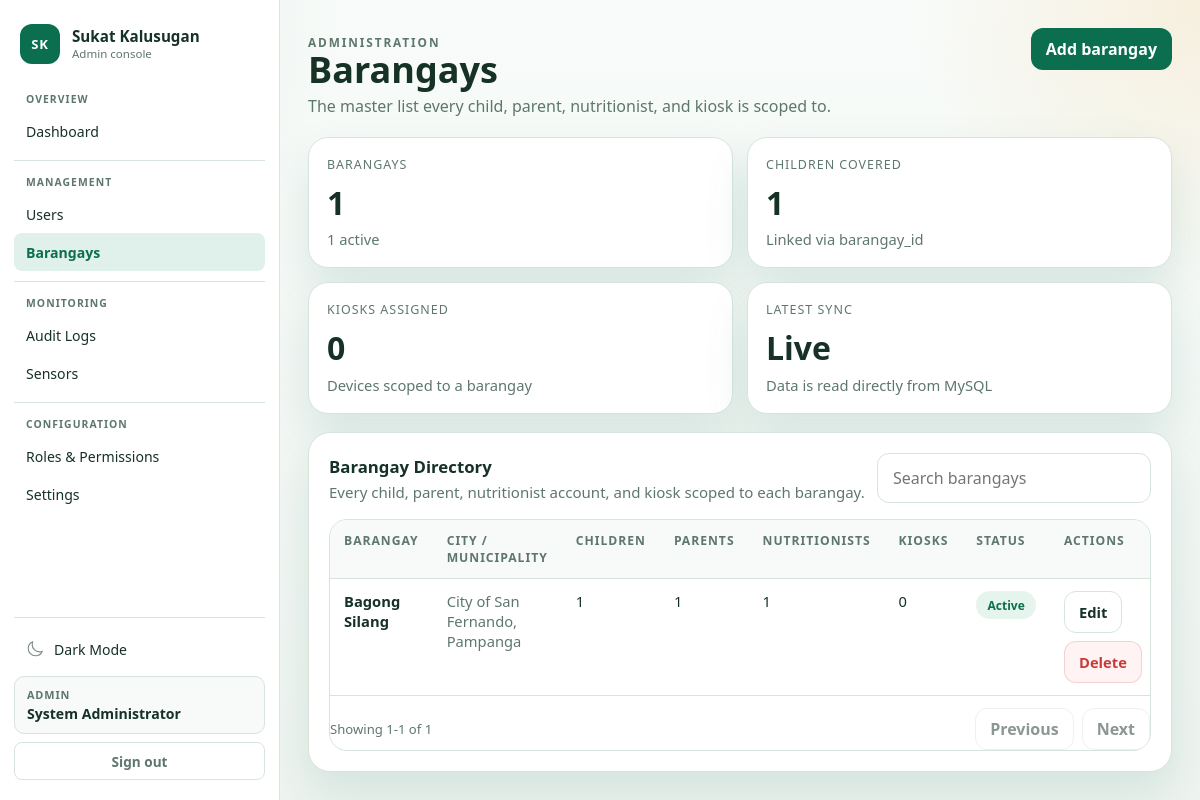
Screenshot of /admin/barangays.php (signed in) with the database file from the repository.
### tables this page shows
CREATE TABLE `barangays` (
  `id` int(10) UNSIGNED NOT NULL,
  `name` varchar(100) NOT NULL,
  `city_municipality` varchar(150) DEFAULT NULL,
  `status` enum('active','inactive') NOT NULL DEFAULT 'active',
  `created_at` timestamp NOT NULL DEFAULT current_timestamp(),
  `updated_at` timestamp NOT NULL DEFAULT current_timestamp() ON UPDATE current_timestamp()
);

### public_html/includes/auth_middleware.php (called while the page is built, shortened)
<?php
function app_base_path(): string
{
    $scriptName = str_replace('\\', '/', (string)($_SERVER['SCRIPT_NAME'] ?? ''));
    $routeMarkers = ['/api/', '/admin/', '/nutritionist/', '/parent/', '/kiosk/', '/auth/'];
    foreach ($routeMarkers as $marker) {
        $position = strpos($scriptName, $marker);
        if ($position !== false) {
            return rtrim(substr($scriptName, 0, $position), '/');
        }
    }
    return rtrim(dirname($scriptName), '/');
}
function app_url(string $path = ''): string
{
    $basePath = app_base_path();
    $normalizedPath = '/' . ltrim($path, '/');
    if ($basePath === '' || $basePath === '/') {
        return $normalizedPath;
    }
    return $basePath . $normalizedPath;
}

### public_html/admin/barangays.php (the view, shortened to what this page needs)
<?php
require_once __DIR__ . '/../includes/admin_helpers.php';
$barangays = admin_fetch_all(
    "SELECT
        b.id,
        b.name,
        b.city_municipality,
        b.status,
        b.created_at,
        (SELECT COUNT(*) FROM children c WHERE c.barangay_id = b.id) AS children_count,
        (SELECT COUNT(*) FROM parents p WHERE p.barangay_id = b.id) AS parents_count,
        (SELECT COUNT(*) FROM users u WHERE u.barangay_id = b.id) AS nutritionists_count,
        (SELECT COUNT(*) FROM devices d WHERE d.barangay_id = b.id) AS kiosks_count
     FROM barangays b
     ORDER BY b.name ASC"
);
$activeCount = count(array_filter($barangays, static fn(array $b): bool => (string)$b['status'] === 'active'));
$totalChildren = array_sum(array_map(static fn(array $b): int => (int)$b['children_count'], $barangays));
$totalKiosks = array_sum(array_map(static fn(array $b): int => (int)$b['kiosks_count'], $barangays));
$actions = '<a class="admin-btn" href="' . admin_e(app_url('/admin/barangay_form.php')) . '">Add barangay</a>';
?>
<section class="admin-grid-cards">
    <article class="admin-card">
        <div class="admin-stat-label">Barangays</div>
        <div class="admin-stat-value"><?php echo count($barangays); ?></div>
        <div class="admin-stat-note"><?php echo $activeCount; ?> active</div>
    </article>
    <article class="admin-card">
        <div class="admin-stat-label">Children covered</div>
        <div class="admin-stat-value"><?php echo $totalChildren; ?></div>
        <div class="admin-stat-note">Linked via barangay_id</div>
    </article>
    <article class="admin-card">
        <div class="admin-stat-label">Kiosks assigned</div>
        <div class="admin-stat-value"><?php echo $totalKiosks; ?></div>
        <div class="admin-stat-note">Devices scoped to a barangay</div>
    </article>
    <article class="admin-card">
        <div class="admin-stat-label">Latest sync</div>
        <div class="admin-stat-value">Live</div>
        <div class="admin-stat-note">Data is read directly from MySQL</div>
    </article>
</section>
<section class="admin-section">
    <div class="admin-section-head">
        <div>
            <h2 class="admin-section-title">Barangay Directory</h2>
            <p class="admin-section-subtitle">Every child, parent, nutritionist account, and kiosk scoped to each barangay.</p>
        </div>
        <input class="admin-search" data-admin-filter="#barangays-table" type="search" placeholder="Search barangays">
    </div>
    <div class="admin-table-wrap">
        <table class="admin-table" id="barangays-table">
            <thead>
                <tr>
                    <th>Barangay</th>
                    <th>City / Municipality</th>
                    <th>Children</th>
                    <th>Parents</th>
                    <th>Nutritionists</th>
                    <th>Kiosks</th>
                    <th>Status</th>
                    <th>Actions</th>
                </tr>
            </thead>
            <tbody>
                <?php foreach ($barangays as $barangay): ?>
                    <tr data-filter-text="<?php echo admin_e(strtolower($barangay['name'] . ' ' . (string)($barangay['city_municipality'] ?? ''))); ?>">
                        <td style="font-weight:700;color:var(--admin-text);"><?php echo admin_e($barangay['name']); ?></td>
                        <td style="color:var(--admin-muted);"><?php echo admin_e((string)($barangay['city_municipality'] ?? '')); ?></td>
                        <td><?php echo (int)$barangay['children_count']; ?></td>
                        <td><?php echo (int)$barangay['parents_count']; ?></td>
                        <td><?php echo (int)$barangay['nutritionists_count']; ?></td>
                        <td><?php echo (int)$barangay['kiosks_count']; ?></td>
                        <td><span class="admin-pill <?php echo (string)$barangay['status'] === 'active' ? 'is-success' : 'is-muted'; ?>"><?php echo admin_e(ucfirst((string)$barangay['status'])); ?></span></td>
                        <td>
                            <div class="admin-actions">
                                <a class="admin-btn-secondary" href="<?php echo admin_e(app_url('/admin/barangay_form.php?id=' . (int)$barangay['id'])); ?>">Edit</a>
                                <form method="post" action="<?php echo admin_e(app_url('/api/admin/barangays_delete.php')); ?>" onsubmit="return confirm('Delete <?php echo admin_e($barangay['name']); ?>? Records linked to it will keep their history but lose the barangay assignment.');">
                                    <button class="admin-btn-danger" type="submit">Delete</button>
                                </form>
                            </div>
                        </td>
                    </tr>
                <?php endforeach; ?>
            </tbody>
        </table>
    </div>
</section>

### public_html/assets/css/app.css (style rules this page uses)
:root { --bg: #f4f7f5; --surface: #ffffff; --surface-alt: #edf7f1; --border: #d8e4dd; --text: #173126; --muted: #5f766c; --primary: #0b6e4f; --primary-strong: #07513a; --accent: #f2a93b; --error: #c93b3b; --shadow: 0 30px 80px rgba(11, 110, 79, 0.12); --radius-xl: 32px; --radius-lg: 22px; --radius-md: 14px; --radius-sm: 10px; --font-display: "Trebuchet MS", "Segoe UI", sans-serif; --font-body: "Segoe UI", "Helvetica Neue", Arial, sans-serif; --field-bg: #ffffff; --flash-error-bg: #fff4f4; --flash-error-border: rgba(201, 59, 59, 0.24); --flash-notice-border: rgba(11, 110, 79, 0.18); --input-focus-border: rgba(11, 110, 79, 0.45); --input-focus-glow: rgba(11, 110, 79, 0.12); --input-placeholder: #8aa299; --page-gradient-start: #f7faf8; }
* { box-sizing: border-box; }
html, body { margin: 0; min-height: 100%; }
body { font-family: var(--font-body); color: var(--text); background: radial-gradient( circle at top left, rgba(11, 110, 79, 0.16), transparent 34% ), radial-gradient( circle at right 20%, rgba(242, 169, 59, 0.16), transparent 28% ), linear-gradient(180deg, var(--page-gradient-start) 0%, var(--bg) 100%); }
a { color: inherit; }
button, input, textarea, select { font: inherit; }

### rows the page displays
barangays: status "1", name "Bagong Silang", city_municipality "City of San Fernando, Pampanga", children_count "1", parents_count "1", nutritionists_count "1", kiosks_count "0", status "Active"

### other values shown
admin_e($group['label']) "OVERVIEW"
admin_e($item['label']) "Dashboard"
admin_e($group['label']) "MANAGEMENT"
admin_e($item['label']) "Users"
admin_e($item['label']) "Barangays"
admin_e($group['label']) "MONITORING"
admin_e($item['label']) "Audit Logs"
admin_e($item['label']) "Sensors"
admin_e($group['label']) "CONFIGURATION"
admin_e($item['label']) "Roles & Permissions"
admin_e($item['label']) "Settings"
admin_e(ucfirst($userRole)) "ADMIN"
admin_e($userName) "System Administrator"
admin_e($title) "Barangays"
admin_e($subtitle) "The master list every child, parent, nutritionist, and kiosk is scoped to."
